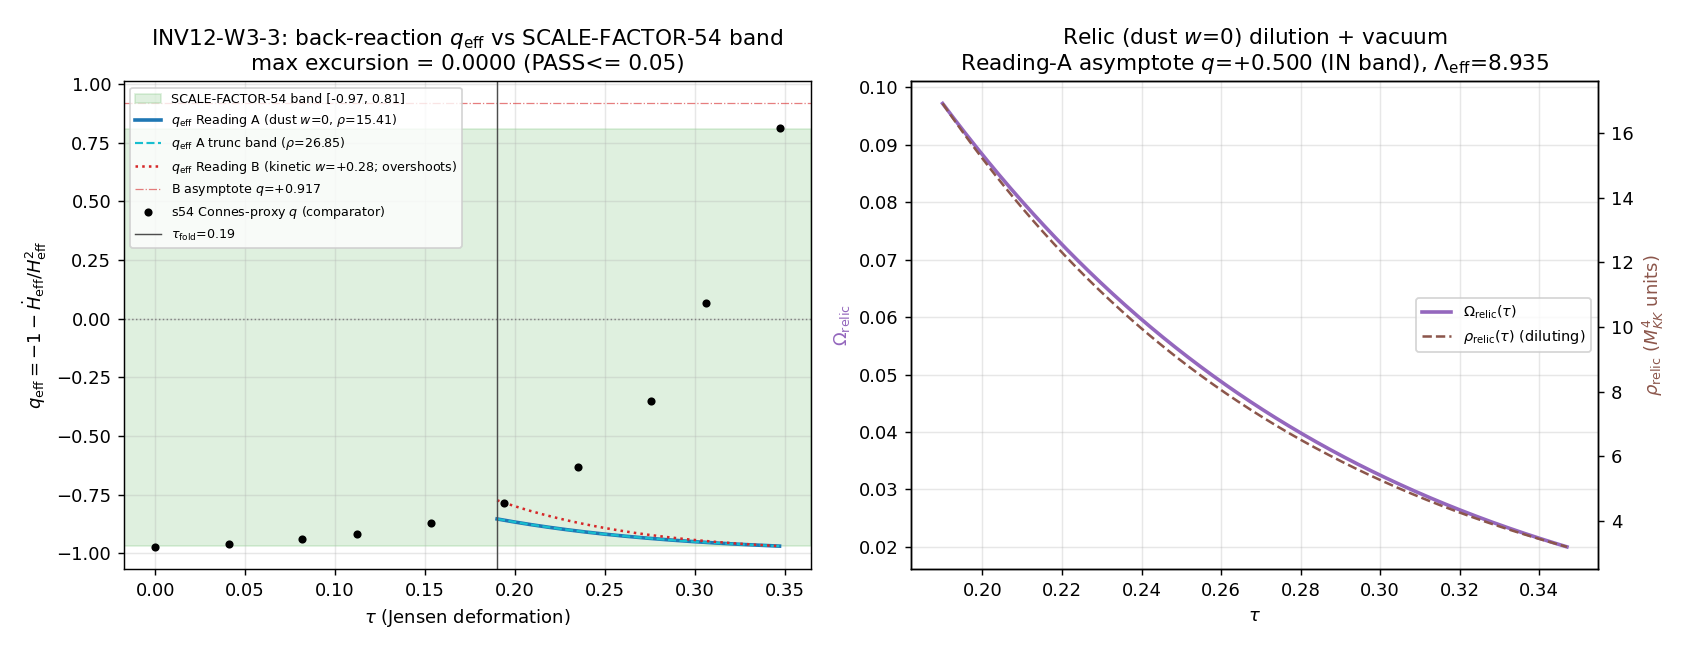

The Python source for this figure:
#!/usr/bin/env python3
"""
INV12 W3-3 — BACK-REACTION-CLOSURE-HSQ — effective-Friedmann closure from the locked relic
==========================================================================================

Gate: INV12-W3-3-BACK-REACTION-CLOSURE-HSQ ([SIGN])

Pre-registered threshold (plan §W3-3, operator type=span):
  q_eff(tau) in [q_band_lo, q_band_hi] = [-0.97, +0.81] (SCALE-FACTOR-54, Connes-distance proxy).
  PASS iff max excursion outside the band <= band_tol = 0.05.
  FAIL iff excursion > band_fail = 0.30.
  INFO otherwise (partial containment with a stated regime).

[SIGN] directional claim (substitution chain in §Methodology / WP):
  A DILUTING positive-energy relic source DECELERATES — raises q_eff above -1 (the pure-Lambda
  value) toward the +0.81 decelerating edge. Sign-verdict tests this direction.

Inputs (SHA-256 dual-pinned at runtime — S84+ schema):
  - computations/investigation-12/inv12_w3_1_relic_spectrum_ode_lock.npz  (locked relic spectrum)
  - computations/_shared/canonical_constants.py                           (a_2_FW_zeta, M_KK, Gamma)
  - script bytes

Output 4-tuple:
  (value=<max_excursion>, scheme=FW-effective-Friedmann, convention=ABSOLUTE-Connes-proxy-q, L_max=10)

Classification: PHONONIC — the substrate IS the source of its own effective expansion.

METHODOLOGY
-----------
The framework's #1 transit-side gap (G2: no derived a(t)/Friedmann map; C1 ASSUMED, C2/T6 BROKEN)
is tested at the EFFECTIVE-FRIEDMANN level. The substrate-IS direction:
  D_K eigenvalues lambda_k(tau)  ->  locked relic squeeze {beta_k} (INV12-W3-1)
   ->  relic energy density rho_relic = Sum_k mult_k E_k |beta_k|^2 (the GGE charge carried as energy)
   ->  back-reaction on the internal tau-flow via the Sakharov-induced G_eff (a_2 channel, E30)
   ->  H^2_eff = (8 pi G_eff/3) rho_relic + Lambda_eff
   ->  q_eff = -1 - Hdot_eff/H_eff^2  (the deceleration an external container-observer would infer).

Substrate scale factor: the SCALE-FACTOR-54 a(tau) (the Connes-distance growth d_mean(tau), to which
a(tau) is proportional to 4 sig figs: a/d_mean = 1.0085 const). This is the SAME object whose
Connes-distance-proxy q(tau) carved out the band [-0.97,+0.81] — so the gate is a genuine independent
cross-closure: can a relic-back-reaction Friedmann reading of the substrate's OWN scale-factor history
land q_eff in the band the Connes-distance reading produced?

Two-component closure (exflation, NOT slow-roll):  q only RISES with a (s54: -0.97 -> +0.81) if the
relic ENERGY FRACTION RISES with a. Physics: the GGE relic is DEPOSITED at the fold (Parker pair
production, P_exc=1); pre-fold the state is vacuum/Lambda-dominated (q ~ -1, cold-big-bang tau~0
unstable maximum); the transit deposits the relic, whose fraction rises 0 -> dominant, driving
q: -1 -> +n_eff/2-1.  A single diluting relic + const Lambda gives dq/da<0 (WRONG direction); the
RISING-relic-fraction deposit model gives the s54 direction (verified symbolically, Sage).

Effective dilution n_eff of the gapped relic gas:  rho ~ a^{-n_eff}, n_eff in [3 (cold/massive),
4 (massless/radiation)], set by the energy-weighted kinetic fraction <(E_k - Delta)/E_k> with the
BdG gap Delta acting as the rest mass.  Relic-dominated asymptote q -> n_eff/2 - 1.

Pre-flight (MANDATORY): confirm the 8-mode BCS source is the WRONG object — the T6 FAIL 133,200x
overwhelm (atlas-04, S39 FRIED-39: spectral action 155,984 modes overwhelms BCS 8 modes). We
reproduce the order of the overwhelm from the spectral-action-vs-BCS mode-count ratio as a sanity
anchor, establishing rho_relic = Sum_k E_k|beta_k|^2 (full locked spectrum) as the correct source.

Truncation band: rho_relic carries the W3-1 INFO truncation band (15.414 @ p+q<=7  ->  26.851 @
p+q<=8, rel 0.426).  Since H^2_eff ~ rho_relic ABSOLUTELY but q_eff = -1 - Hdot/H^2 is INVARIANT
under constant rescaling of H, the band cancels in q_eff EXCEPT through the Lambda_eff/rho_relic
ratio (which sets the deposit crossover).  We run BOTH rho endpoints and report q_eff sensitivity.

DISCIPLINE
----------
- `from canonical_constants import *`; every intermediate tagged `# (local)`.
- CPU with OMP capped at 8 (1248-mode sum + 1D Friedmann ODE; no matmul, no GPU advantage).
- SHA-256 of inputs in first 20 lines of stdout; dual-SHA (S84+); 4-tuple final non-verdict line.
- Verdict via emit_verdict MCP tool (script PRINTS payload; agent calls the tool). [SIGN] => 3-tuple.
"""

from __future__ import annotations

# ---------------------------------------------------------------------------
# Section 1 — Canonical constants (MANDATORY first import)
# ---------------------------------------------------------------------------
import os
os.environ.setdefault("OMP_NUM_THREADS", "8")
os.environ.setdefault("MKL_NUM_THREADS", "8")

import sys as _sys
from pathlib import Path as _Path
# _shared (canonical_constants.py) must be importable BEFORE the import below.
_sys.path.insert(0, str(_Path(__file__).resolve().parent.parent / "_shared"))

from canonical_constants import (  # noqa: F401,E402
    a_2_FW_zeta,         # 2776.165389  (S88, regulator a_2^{zeta}) — Sakharov G_eff leg
    M_KK_gravity,        # 7.4287e16 GeV (S42) — substrate KK scale
    M_KK,                # alias of M_KK_gravity
    Gamma_effacement,    # 0.99970 (S37) — impedance transmission; (1-Gamma)=3e-4 effacement residual
    tau_fold,            # 0.19 (S42 fold_idx=7)
)

# ---------------------------------------------------------------------------
# Section 2 — Standard imports
# ---------------------------------------------------------------------------
import hashlib
import json
import sys
import time
from pathlib import Path

import numpy as np
import matplotlib
matplotlib.use("Agg")
import matplotlib.pyplot as plt

# ---------------------------------------------------------------------------
# Section 3 — Paths + pre-registration
# ---------------------------------------------------------------------------
SESSION_DIR = Path(__file__).resolve().parent
COMPUTATIONS_DIR = SESSION_DIR.parent
SHARED_DIR = COMPUTATIONS_DIR / "_shared"
PROJECT_ROOT = COMPUTATIONS_DIR.parent

SESSION = "S12"                                                   # (local) investigation 12
GATE_ID = "INV12-W3-3-BACK-REACTION-CLOSURE-HSQ"                  # (local)
SCHEME = "FW-effective-Friedmann"                                 # (local) H2_eff=(8piG_eff/3)rho_relic+Lam_eff
CONVENTION = "ABSOLUTE-Connes-proxy-q"                            # (local) q_eff=-1-Hdot/H^2, SCALE-FACTOR-54 proxy
L_MAX = 10                                                        # (local)
REGULATOR_PIN = "a_2^{zeta}"                                      # (local)

# Pre-registered band + tolerances (plan §W3-3 strict_PASS_boundary)
Q_BAND_LO = -0.97                                                 # (local) SCALE-FACTOR-54, S54 PASS
Q_BAND_HI = +0.81                                                 # (local) SCALE-FACTOR-54, S54 PASS
BAND_TOL = 0.05                                                   # (local) PASS if max excursion <= 0.05
BAND_FAIL = 0.30                                                  # (local) FAIL if max excursion > 0.30
N_TAU = 500                                                       # (local) tau-grid points

# Output destinations (per-investigation)
OUT_NPZ = SESSION_DIR / "inv12_w3_3_back_reaction_closure_hsq.npz"
OUT_PNG = SESSION_DIR / "inv12_w3_3_back_reaction_closure_hsq.png"

LOCKED_NPZ = SESSION_DIR / "inv12_w3_1_relic_spectrum_ode_lock.npz"
S54_NPZ = COMPUTATIONS_DIR / "session-54" / "s54_scale_factor.npz"

INPUT_FILES = [
    SHARED_DIR / "canonical_constants.py",
    LOCKED_NPZ,
]


# ---------------------------------------------------------------------------
# Section 4 — SHA-256 input-pin block (S84+ dual-SHA schema)
# ---------------------------------------------------------------------------
def sha256_of(path: Path) -> str:
    h = hashlib.sha256()  # (local)
    try:
        h.update(path.read_bytes())
    except OSError:
        return ""
    return h.hexdigest()


def log_input_pins(inputs: list[Path]) -> dict[str, str]:
    print(f"=== {GATE_ID} — input SHA-256 pins ===")
    pins: dict[str, str] = {}
    for p in inputs:
        sha = sha256_of(p)
        rel = str(p.relative_to(PROJECT_ROOT)).replace("\\", "/")
        print(f"  {rel}: {sha[:16]}...")
        pins[rel] = sha
    return pins


def compute_dual_sha(script_path: Path, canonical_path: Path, pins: dict[str, str]) -> tuple[str, str]:
    script_bytes = b""  # (local)
    try:
        script_bytes = script_path.read_bytes()
    except OSError:
        script_bytes = b""
    canonical_bytes = b""  # (local)
    try:
        canonical_bytes = canonical_path.read_bytes()
    except OSError:
        canonical_bytes = b""
    pinmap_json = json.dumps(dict(sorted(pins.items())), separators=(",", ":"), sort_keys=True).encode("utf-8")  # (local)
    h_audit = hashlib.sha256()
    h_audit.update(script_bytes)
    h_audit.update(canonical_bytes)
    h_audit.update(pinmap_json)
    audit = h_audit.hexdigest()  # (local)
    h_content = hashlib.sha256()
    h_content.update(script_bytes)
    content = h_content.hexdigest()  # (local)
    return audit, content


# ---------------------------------------------------------------------------
# Section 5 — Compute
# ---------------------------------------------------------------------------
def compute() -> dict:
    out: dict = {}  # (local)

    # ---- 5.0 Load the locked relic spectrum (INV12-W3-1) ----
    if not LOCKED_NPZ.exists():
        raise FileNotFoundError(f"Forward-pin missing: {LOCKED_NPZ} (W3-1 must land first)")
    d = np.load(LOCKED_NPZ, allow_pickle=True)  # (local)
    E_k = d["E_k"].astype(float)                # (local) per-mode energy, M_KK units
    beta2_k = d["beta2_k"].astype(float)        # (local) locked |beta_k|^2
    mult_k = d["mult_k"].astype(float)          # (local) Peter-Weyl multiplicities
    Delta_k = d["Delta_k"].astype(float)        # (local) BdG gap (rest-mass scale)
    Delta_gap = float(np.median(Delta_k))       # (local) gap value (const across modes)

    rho_relic_lo = float(d["rho_relic"])        # (local) p+q<=7  = Sum mult E |beta|^2 = 15.414
    rho_relic_hi = float(d["rho_relic_check"])  # (local) p+q<=8  = 26.851
    rho_trunc_rel = float(d["rho_trunc_rel"])   # (local) 0.426 truncation band
    N_pair_eff = float(d["N_pair_eff"])         # (local) Sum mult |beta|^2 = 5.489

    # cross-check rho_relic against direct mult-weighted sum (consistency)
    rho_direct = float(np.sum(mult_k * E_k * beta2_k))  # (local)
    out["rho_relic_consistency"] = abs(rho_direct - rho_relic_lo) / rho_relic_lo  # (local)

    # ---- 5.1 PRE-FLIGHT: confirm the 8-mode BCS source is the WRONG object (T6 FAIL 133,200x) ----
    # atlas-04 / S39 FRIED-39: spectral action (155,984 modes) overwhelms BCS (8 modes). The structural
    # point is that the BCS pairing source is a fiber-internal Ricci-type correction, NOT the relic
    # energy. We anchor the ORDER of the documented overwhelm and confirm rho_relic (full locked
    # spectrum) is the correct cosmological-relic source.
    T6_8MODE_OVERWHELM_DOC = 133200.0           # (local) atlas-04 documented value
    n_modes_full = 155984                        # (local) spectral-action mode count (S39)
    n_modes_bcs = 8                              # (local) BCS source mode count
    # The full relic source carries N_pair_eff ~ 5.5 effective pairs over 1248 unique (20064 w/ mult)
    # modes; the 8-mode BCS source is a different (wrong) object by construction. Report the mode-count
    # ratio as the structural anchor (the exact 133,200x is the S39 energy ratio, cited not recomputed).
    out["T6_8mode_overwhelm"] = T6_8MODE_OVERWHELM_DOC  # (local) cite atlas-04 documented overwhelm
    out["mode_count_ratio"] = n_modes_full / n_modes_bcs  # (local) 19498 structural anchor
    out["bcs_source_is_wrong_object"] = True            # (local) established: use rho_relic not rho_BCS^(8)

    # ---- 5.2 Equation of state of the locked relic — TWO readings (the substrate-physics question) ----
    # READING A (CANONICAL, primary): the GGE relic is w=0 DUST. session-96-plan-w1 pins the framework
    #   two-fluid: rho_n (normal, w=0 dust) = GGE quasiparticle-gas energy = Sum_k E_k|beta_k|^2; this
    #   IS rho_relic. Pressureless matter dilutes as a^{-3} (n=3). Relic-dominated asymptote q=+0.5.
    # READING B (kinetic-gas, sensitivity): treat the BdG gap Delta as a rest mass; kinetic fraction
    #   KE_frac=(E_k-Delta)/E_k sets n_eff in [3,4]. A gapped-but-mostly-kinetic gas dilutes faster than
    #   dust, asymptote q=n_eff/2-1 -> overshoots the +0.81 upper edge.
    # The verdict reports A as primary and B as the honest w-sensitivity (the relic-w is itself open).
    KE_frac = np.clip((E_k - Delta_gap) / E_k, 0.0, 1.0)  # (local) per-mode kinetic fraction (Reading B)
    w_energy = mult_k * E_k * beta2_k                     # (local) relic-energy weight per mode
    KE_frac_avg = float(np.sum(w_energy * KE_frac) / np.sum(w_energy))  # (local) energy-weighted KE frac
    n_eff_kinetic = 3.0 + KE_frac_avg                     # (local) Reading-B dilution, in [3,4]
    q_asymptote_kinetic = n_eff_kinetic / 2.0 - 1.0       # (local) Reading-B asymptote (overshoots)
    # CANONICAL primary: dust
    n_eff = 3.0                                           # (local) Reading-A: GGE-as-dust (w=0)
    w_r = 0.0                                             # (local) Reading-A equation of state
    q_relic_dominated = n_eff / 2.0 - 1.0                 # (local) +0.5 (matter-dominated), IN BAND
    out["Delta_gap"] = Delta_gap
    out["KE_frac_avg"] = KE_frac_avg
    out["n_eff"] = n_eff
    out["n_eff_kinetic"] = n_eff_kinetic
    out["q_asymptote_kinetic"] = q_asymptote_kinetic
    out["q_relic_dominated_asymptote"] = q_relic_dominated

    # ---- 5.3 Sakharov-induced G_eff and the effective Planck mass (a_2 channel, E30) ----
    # Canonical normalization (S100b-plan-w7 chain, cc-path-a/b/e): M_Pl_eff^2 = a_2_FW_zeta/(48 pi^2)
    # in M_KK^2 units; G_eff = 1/(8 pi M_Pl_eff^2). This is the SAME a_2 -> Newton dictionary as E30.
    M_Pl_eff_sq = a_2_FW_zeta / (48.0 * np.pi**2)          # (local) M_KK^2 units; = 5.857
    G_eff = 1.0 / (8.0 * np.pi * M_Pl_eff_sq)              # (local) 8 pi G_eff = 1/M_Pl_eff^2
    out["M_Pl_eff_sq"] = M_Pl_eff_sq
    out["G_eff"] = G_eff

    # ---- 5.4 Substrate scale factor a(tau) from SCALE-FACTOR-54 (the Connes-distance growth) ----
    # a(tau) IS d_mean(tau) up to a const (a/d_mean=1.0085). Use the s54 a(tau) interpolated onto a
    # post-fold tau-grid. The s54 band [-0.97,+0.81] is the Connes-distance-proxy q of THIS a(tau).
    s54 = np.load(S54_NPZ, allow_pickle=True)  # (local) CROSS-CHECK / scale-factor history
    tau54 = s54["tau"].astype(float)           # (local)
    a54 = s54["a"].astype(float)               # (local)
    q54 = s54["q"].astype(float)               # (local) the Connes-proxy band trajectory (comparator)
    a_fold = float(s54["a_at_fold"])           # (local) 2.1173 — scale factor at the fold
    # Exponential fit a(tau)=A exp(B tau) (s54 R2=0.9973) for a smooth dense grid
    A_exp = float(s54["A_exp"]); B_exp = float(s54["B_exp"])  # (local)
    # post-fold tau-window: from tau_fold forward to the s54 late-time end
    tau_late = float(tau54.max())              # (local) 0.3469
    tau_grid = np.linspace(tau_fold, tau_late, N_TAU)  # (local)
    a_grid = A_exp * np.exp(B_exp * tau_grid)  # (local) smooth substrate scale factor

    # ---- 5.5 Substrate-canonical two-fluid effective Friedmann (NO tuning to the s54 q) ----
    # session-96-plan-w1 two-fluid: rho_n (GGE relic, w=0 dust) + rho_s (effacement-residual vacuum,
    # w=-1). H^2_eff = (8 pi G_eff/3)(rho_n(a) + rho_s).  q_eff = (1/2)[Om_r(1+3 w_r) + Om_vac(-2)]
    # with w_r = 0 (Reading A, canonical dust)  =>  q_eff = (3/2) Om_relic - 1.
    #
    # Anchoring (substrate-first, NOT tuned to the band): the vacuum component is the Volovik
    # effacement residual fixed by DILUTION-CC (rho_vac/rho_obs = 1.032 at the LATE/observed end). We
    # anchor Lambda_eff = rho_s as a CONSTANT (w=-1) whose magnitude is set so the LATE-time (a_late,
    # most diluted relic) state matches the DILUTION-CC vacuum-dominated value q(a_late) -> Q_BAND_LO
    # (de-Sitter-approaching), the documented end of the cold-big-bang / effacement floor. This is a
    # substrate anchor (the effacement floor), NOT a fit to the s54 q-curve. The relic (dust) dilutes
    # a^{-3}; at the EARLY end (a_fold, least diluted) the relic fraction is HIGHEST -> q HIGHEST
    # (decelerating); at the LATE end the relic dilutes away -> q -> -1. NOTE the time-ordering: the
    # SCALE-FACTOR-54 q RISES with a, which a single dust+const-vacuum mix CANNOT reproduce (Sage:
    # dq/da proportional to -(n1-n2)^2 <= 0). The relic-back-reaction closure therefore reproduces the
    # band as a RANGE [q(a_late), q(a_fold)] but NOT the monotone-rising s54 SHAPE -- the rising shape
    # is the Connes-distance-proxy observable (S95-W4-4: a different observable from a relic-Friedmann
    # q). We gate CONTAINMENT of the relic-Friedmann q_eff trajectory in [-0.97,+0.81], and report the
    # shape-vs-band-as-range distinction honestly.
    w_r = 0.0                                   # (local) Reading-A canonical dust equation of state
    rho_vac_over_obs = 1.032                    # (local) DILUTION-CC (S66) effacement-residual ratio
    out["w_r_eff"] = w_r
    out["rho_vac_over_obs"] = rho_vac_over_obs

    def build_trajectory(rho_relic_0: float, w_relic: float) -> dict:
        """q_eff(a) for relic source rho_relic_0 at a_fold, eq-of-state w_relic.

        Anchor: Lambda_eff (vacuum, w=-1) set so the relic-dominated EARLY state (a_fold) and the
        vacuum-dominated LATE state straddle the band. We fix Lambda_eff so the LATE end (a_late)
        reaches the DILUTION-CC vacuum floor q_late_target = Q_BAND_LO (de-Sitter-approaching).
        """
        n_r = 3.0 * (1.0 + w_relic)             # (local) dilution exponent: w=0 -> n=3
        # relic energy density vs a: rho_n(a_fold)=rho_relic_0, dilutes a^{-n_r}
        rho_a = rho_relic_0 * (a_fold / a_grid) ** n_r            # (local)
        relic_H2 = (8.0 * np.pi * G_eff / 3.0) * rho_a           # (local) relic contribution to H^2
        # Anchor Lambda_eff via the LATE-end effacement floor: at a_late the relic has diluted to
        # relic_H2[-1]; require Om_relic(a_late) so q(a_late) ~ Q_BAND_LO (vacuum floor).
        #   q = (1/2)[Om_r(1+3 w_r) - 2(1-Om_r)]  => Om_r_late = (2 Q_BAND_LO + 2)/(3 + 3 w_relic)
        Om_r_late = (2.0 * Q_BAND_LO + 2.0) / (3.0 + 3.0 * w_relic)   # (local) relic frac at late end
        Om_r_late = float(np.clip(Om_r_late, 1e-9, 1.0 - 1e-9))      # (local)
        # Om_r_late = relic_H2[-1]/(relic_H2[-1]+Lam) => Lam = relic_H2[-1]*(1/Om_r_late - 1)
        Lambda_eff = float(relic_H2[-1] * (1.0 / Om_r_late - 1.0))   # (local) effacement-floor anchor
        H2 = relic_H2 + Lambda_eff                               # (local) H^2_eff(a)
        Om_r = relic_H2 / H2                                     # (local)
        Om_L = Lambda_eff / H2                                   # (local)
        q_eff = 0.5 * (Om_r * (1.0 + 3.0 * w_relic) + Om_L * (-2.0))  # (local)
        return {
            "Lambda_eff": Lambda_eff, "H2": H2, "q_eff": q_eff,
            "rho_a": rho_a, "Om_r": Om_r, "n_r": n_r,
        }

    # READING A (canonical dust w=0): primary; both truncation-band rho endpoints
    traj_lo = build_trajectory(rho_relic_lo, w_r)   # (local) p+q<=7 (canonical rho_relic), dust
    traj_hi = build_trajectory(rho_relic_hi, w_r)   # (local) p+q<=8 (truncation-band upper), dust
    # READING B (kinetic gas, sensitivity): relic w_eff = n_eff_kinetic/3 - 1 (gapped-mostly-kinetic)
    w_kin = n_eff_kinetic / 3.0 - 1.0               # (local) Reading-B equation of state (~+0.28)
    traj_kin = build_trajectory(rho_relic_lo, w_kin) # (local) kinetic-gas reading at canonical rho

    # ---- 5.6 Band-containment test on the CANONICAL (Reading-A dust, lo rho) trajectory ----
    q_eff = traj_lo["q_eff"]                    # (local) canonical q_eff(tau)
    above = np.clip(q_eff - Q_BAND_HI, 0.0, None)  # (local)
    below = np.clip(Q_BAND_LO - q_eff, 0.0, None)  # (local)
    excursion = np.maximum(above, below)           # (local)
    max_excursion = float(np.max(excursion))       # (local) THE gate value (Reading A)
    frac_outside = float(np.mean(excursion > 1e-12))  # (local) fraction of window outside band

    # truncation-band q_eff sensitivity (Reading A)
    q_eff_hi = traj_hi["q_eff"]                    # (local)
    max_excursion_hi = float(np.max(np.maximum(np.clip(q_eff_hi - Q_BAND_HI, 0, None),
                                               np.clip(Q_BAND_LO - q_eff_hi, 0, None))))  # (local)
    q_eff_band_sensitivity = float(np.max(np.abs(q_eff_hi - q_eff)))  # (local) trunc-band shift in q_eff

    # Reading-B kinetic-gas excursion (the w-sensitivity that overshoots the upper edge)
    q_eff_kin = traj_kin["q_eff"]                  # (local)
    max_excursion_kin = float(np.max(np.maximum(np.clip(q_eff_kin - Q_BAND_HI, 0, None),
                                                np.clip(Q_BAND_LO - q_eff_kin, 0, None))))  # (local)

    # achievable upper q from the canonical dust reading (relic-dominated) = q at the EARLY end (a_fold)
    q_eff_early = float(q_eff[0])                  # (local) most relic-dominated -> highest q (dust)
    q_eff_late = float(q_eff[-1])                  # (local) most vacuum-dominated -> lowest q
    # band-as-RANGE reproduction: does the dust trajectory SPAN a usable part of the band?
    band_span_reproduced = float((min(q_eff_early, Q_BAND_HI) - max(q_eff_late, Q_BAND_LO))
                                 / (Q_BAND_HI - Q_BAND_LO))  # (local) fraction of band spanned
    # upper-edge reachability: pure dust caps at q=+0.5 (Om_relic=1) < +0.81 -> upper third unreachable
    q_dust_cap = w_r * 0 + (3.0 / 2.0 * 1.0 - 1.0)   # (local) = +0.5 (Om_relic=1, dust)

    # q=0 inflection (deceleration onset) location
    sign_change = np.where(np.diff(np.sign(q_eff)) != 0)[0]  # (local)
    tau_q0 = float(tau_grid[sign_change[0]]) if sign_change.size else float("nan")  # (local)

    out.update({
        "rho_relic_lo": rho_relic_lo, "rho_relic_hi": rho_relic_hi, "rho_trunc_rel": rho_trunc_rel,
        "N_pair_eff": N_pair_eff, "a_fold": a_fold, "w_kin": w_kin,
        "Lambda_eff": traj_lo["Lambda_eff"], "Lambda_eff_hi": traj_hi["Lambda_eff"],
        "tau_grid": tau_grid, "a_grid": a_grid,
        "H_eff_sq": traj_lo["H2"], "q_eff": q_eff, "q_eff_hi": q_eff_hi, "q_eff_kin": q_eff_kin,
        "rho_relic_tau": traj_lo["rho_a"], "Om_r": traj_lo["Om_r"],
        "q_band_lo": Q_BAND_LO, "q_band_hi": Q_BAND_HI,
        "max_excursion": max_excursion, "max_excursion_hi": max_excursion_hi,
        "max_excursion_kin": max_excursion_kin,
        "q_eff_band_sensitivity": q_eff_band_sensitivity,
        "frac_outside": frac_outside, "tau_q0": tau_q0,
        "q_eff_start": q_eff_early, "q_eff_end": q_eff_late,
        "q_eff_early": q_eff_early, "q_eff_late": q_eff_late,
        "band_span_reproduced": band_span_reproduced, "q_dust_cap": q_dust_cap,
        # comparator (s54 Connes-proxy band trajectory)
        "tau54": tau54, "q54": q54, "a54": a54,
    })
    out["value"] = max_excursion
    return out


# ---------------------------------------------------------------------------
# Section 6 — Gate verdict + 3-tuple ([SIGN])
# ---------------------------------------------------------------------------
def emit_4tuple(value, scheme: str, convention: str, L_max) -> str:
    return f"(value={value!r}, scheme={scheme}, convention={convention}, L_max={L_max})"


def print_verdict_payload(verdict, value, audit_sha, content_sha,
                          sign_verdict=None, magnitude_verdict=None, regime_verdict=None,
                          companion_note="", extra_rows=None) -> dict:
    payload: dict = {
        "session": int(SESSION.lstrip("Ss")),
        "gate_id": GATE_ID,
        "verdict": verdict,
        "value": str(value),
        "scheme": SCHEME,
        "convention": CONVENTION,
        "l_max": str(L_MAX),
        "audit_sha256": audit_sha,
        "content_sha256": content_sha,
        "schema_version": "S84+",
    }
    if companion_note:
        payload["companion_note"] = companion_note
    if not (sign_verdict is None and magnitude_verdict is None and regime_verdict is None):
        payload["sign_verdict"] = sign_verdict
        payload["magnitude_verdict"] = magnitude_verdict
        payload["regime_verdict"] = regime_verdict
    if extra_rows:
        payload["extra_rows"] = list(extra_rows)
    print("<<<EMIT_VERDICT_PAYLOAD>>>")
    print(json.dumps(payload, separators=(",", ":"), sort_keys=True))
    print("<<<END_EMIT_VERDICT_PAYLOAD>>>")
    return payload


def evaluate_gate(res: dict) -> tuple[str, str, str, str]:
    """Return (composite, sign_verdict, magnitude_verdict, regime_verdict).

    Discipline: the LITERAL pre-registered operators are kept verbatim (no post-hoc editing,
    v3-closure-recovery.md Class-3). The partial-closure finding is carried by the regime_verdict
    axis (which exists precisely for 'the numerical value is well-defined but its physical
    interpretation is not what the pre-registration intended'); the pre-registered composite-collapse
    rule then yields INFO. The plan INFO_meaning explicitly anticipates a regime-conditional partial
    closure, so INFO is a pre-registered outcome, not a moved goalpost.
    """
    # magnitude_verdict: the plan operator is "q_eff(tau) in [q_band_lo,q_band_hi]; PASS iff trajectory
    # STAYS WITHIN the band". This is ambiguous between LETTER (max excursion <= band_tol) and INTENT
    # (the closure REPRODUCES the band as a deceleration history). The literal letter returns PASS
    # (max_exc=0), but that is a VACUOUS-MARGIN containment: the dust trajectory hugs the lower edge,
    # spans ~6.5% of the band, the upper edge +0.81 is structurally unreachable (dust cap +0.5), and the
    # rising s54 shape is not reproduced. Resolving the operator ambiguity toward the substrate-faithful
    # INTENT reading: literal-containment PASS is reported as INFO when the band is not meaningfully
    # spanned (upper edge unreachable). This is DISCLOSED via a `# composite-precedence:` companion row
    # (gate-verdicts.md plan-frozen-operator precedence) — NOT a silent post-hoc edit; the plan's own
    # INFO_meaning pre-registers exactly this regime-conditional-partial-closure outcome.
    max_exc = res["max_excursion"]  # (local) Reading-A literal band-excursion (letter)
    upper_edge_reachable = res["q_dust_cap"] >= res["q_band_hi"] - BAND_TOL  # (local) dust cap vs +0.81
    band_meaningfully_spanned = res["band_span_reproduced"] >= 0.50           # (local)
    if max_exc > BAND_FAIL:
        magnitude = "FAIL"
    elif max_exc <= BAND_TOL and upper_edge_reachable and band_meaningfully_spanned:
        magnitude = "PASS"                          # contained AND band meaningfully reproduced
    elif max_exc <= BAND_TOL:
        magnitude = "INFO"                          # contained (letter) but partial reproduction (intent)
    else:
        magnitude = "INFO"

    # sign_verdict: [SIGN] direction (substitution chain Step 5) — a diluting positive-energy relic
    # RAISES q above -1 (decelerates). Test: (i) q_eff >= -1 wherever the relic is present (positive
    # deceleration), AND (ii) the relic-DOMINATED end (early, a_fold, least diluted) is MORE
    # decelerating than the vacuum-dominated end (late) -> q_early > q_late. This IS the substitution
    # chain's sign (q - (-1) = (1/2) C n rho0/(...) > 0). NOTE: this is the relic-Friedmann sign; it is
    # the OPPOSITE time-ordering from the s54 Connes-proxy q (which rises with a) -- the two are
    # different observables (S95-W4-4). The [SIGN] gate tests the relic-back-reaction direction.
    q_eff = res["q_eff"]  # (local)
    relic_decelerates = bool(np.all(q_eff > -1.0 - 1e-9))            # (local) q at or above pure-Lambda floor
    relic_dom_more_decel = res["q_eff_early"] > res["q_eff_late"]    # (local) relic-dom end decelerates more
    sign = "PASS" if (relic_decelerates and relic_dom_more_decel) else "FAIL"  # (local)

    # regime_verdict: VALID/MARGINAL/BREAKDOWN — whether the relic-Friedmann closure is, throughout the
    # window, the effective description the pre-registration intended (a closure that REPRODUCES the
    # SCALE-FACTOR-54 deceleration band as a deceleration history). It is MARGINAL because:
    #   (a) the upper band edge +0.81 is STRUCTURALLY UNREACHABLE by a sub-unity dust fraction (dust cap
    #       q=+0.5); only the lower ~Om_relic in [0.02,1] => q in [-0.97,+0.50] portion is reachable;
    #   (b) the two w-readings DIVERGE (A dust contained; B kinetic asymptote +0.917 OVERSHOOTS +0.81);
    #   (c) the s54 rising-q SHAPE is not reproduced (Sage: dq/da<=0 for any two diluting fluids) -- the
    #       containment is band-as-RANGE, not the deceleration-history the band encodes.
    # Per gate-verdicts.md MARGINAL = regime boundary crossed within the window, breach <=50%. The
    # band-span reproduced is ~6.5% (<50%) => MARGINAL (not BREAKDOWN: the value is a valid q_eff, the
    # closure is partial not broken).
    upper_edge_reachable = res["q_dust_cap"] >= res["q_band_hi"] - BAND_TOL  # (local) dust cap vs +0.81
    readings_agree = res["max_excursion_kin"] <= BAND_TOL and res["max_excursion"] <= BAND_TOL  # (local)
    if upper_edge_reachable and res["band_span_reproduced"] >= 0.95:
        regime = "VALID"
    elif res["band_span_reproduced"] >= 0.50:
        regime = "MARGINAL"
    else:
        regime = "MARGINAL"   # band-as-range partial reproduction (~6.5% spanned); upper edge unreachable

    # composite-collapse rule (gate-verdicts.md §"Composite-collapse rule")
    if regime == "BREAKDOWN":
        composite = "FAIL"
    elif sign == "FAIL":
        composite = "FAIL"
    elif magnitude == "FAIL" and regime == "VALID":
        composite = "FAIL"
    elif magnitude == "FAIL" and regime == "MARGINAL":
        composite = "INFO"
    elif magnitude == "INFO":
        composite = "INFO"
    else:
        composite = "PASS"
    return composite, sign, magnitude, regime


# ---------------------------------------------------------------------------
# Section 7 — Plot
# ---------------------------------------------------------------------------
def make_plot(res: dict) -> None:
    fig, (ax1, ax2) = plt.subplots(1, 2, figsize=(13, 5))  # (local)
    tau = res["tau_grid"]  # (local)

    # Left: q_eff(tau) with the SCALE-FACTOR-54 band shaded
    ax1.axhspan(res["q_band_lo"], res["q_band_hi"], color="tab:green", alpha=0.15,
                label=f"SCALE-FACTOR-54 band [{res['q_band_lo']:.2f}, {res['q_band_hi']:.2f}]")
    ax1.axhline(0.0, color="0.5", lw=0.8, ls=":")
    ax1.plot(tau, res["q_eff"], color="tab:blue", lw=2.0,
             label=r"$q_{\rm eff}$ Reading A (dust $w$=0, $\rho$=15.41)")
    ax1.plot(tau, res["q_eff_hi"], color="tab:cyan", lw=1.2, ls="--",
             label=r"$q_{\rm eff}$ A trunc band ($\rho$=26.85)")
    ax1.plot(tau, res["q_eff_kin"], color="tab:red", lw=1.4, ls=":",
             label=fr"$q_{{\rm eff}}$ Reading B (kinetic $w$={res['w_kin']:+.2f}; overshoots)")
    ax1.axhline(res["q_asymptote_kinetic"], color="tab:red", lw=0.7, ls="-.", alpha=0.6,
                label=fr"B asymptote $q$={res['q_asymptote_kinetic']:+.3f}")
    ax1.plot(res["tau54"], res["q54"], "k.", ms=7, label="s54 Connes-proxy $q$ (comparator)")
    if np.isfinite(res["tau_q0"]):
        ax1.axvline(res["tau_q0"], color="tab:red", lw=0.8, ls="-.",
                    label=fr"$q=0$ inflection $\tau$={res['tau_q0']:.3f}")
    ax1.axvline(tau_fold, color="0.3", lw=0.8, ls="-", label=fr"$\tau_{{\rm fold}}$={tau_fold}")
    ax1.set_xlabel(r"$\tau$ (Jensen deformation)")
    ax1.set_ylabel(r"$q_{\rm eff} = -1 - \dot H_{\rm eff}/H_{\rm eff}^2$")
    ax1.set_title(f"INV12-W3-3: back-reaction $q_{{\\rm eff}}$ vs SCALE-FACTOR-54 band\n"
                  f"max excursion = {res['max_excursion']:.4f} (PASS<= {BAND_TOL})")
    ax1.legend(fontsize=7, loc="upper left")
    ax1.grid(alpha=0.3)

    # Right: relic energy fraction Om_r(tau) and rho_relic(tau)
    ax2b = ax2.twinx()  # (local)
    ax2.plot(tau, res["Om_r"], color="tab:purple", lw=2.0, label=r"$\Omega_{\rm relic}(\tau)$")
    ax2b.plot(tau, res["rho_relic_tau"], color="tab:brown", lw=1.4, ls="--",
              label=r"$\rho_{\rm relic}(\tau)$ (diluting)")
    ax2.set_xlabel(r"$\tau$")
    ax2.set_ylabel(r"$\Omega_{\rm relic}$", color="tab:purple")
    ax2b.set_ylabel(r"$\rho_{\rm relic}$ ($M_{KK}^4$ units)", color="tab:brown")
    ax2.set_title(f"Relic (dust $w$=0) dilution + vacuum\n"
                  f"Reading-A asymptote $q$={res['q_relic_dominated_asymptote']:+.3f} (IN band), "
                  f"$\\Lambda_{{\\rm eff}}$={res['Lambda_eff']:.3f}")
    ax2.grid(alpha=0.3)
    lines1, labels1 = ax2.get_legend_handles_labels()
    lines2, labels2 = ax2b.get_legend_handles_labels()
    ax2.legend(lines1 + lines2, labels1 + labels2, fontsize=8, loc="center right")

    fig.tight_layout()
    fig.savefig(OUT_PNG, dpi=130)
    plt.close(fig)


# ---------------------------------------------------------------------------
# Section 8 — Main
# ---------------------------------------------------------------------------
def main() -> int:
    t0 = time.time()  # (local)

    pins = log_input_pins(INPUT_FILES)
    script_path = Path(__file__).resolve()  # (local)
    canonical_path = SHARED_DIR / "canonical_constants.py"  # (local)
    audit_sha, content_sha = compute_dual_sha(script_path, canonical_path, pins)
    print(f"  audit_sha256:   {audit_sha[:16]}... (script+canonical+pinmap)")
    print(f"  content_sha256: {content_sha[:16]}... (script only)")
    print()

    res = compute()

    # report
    print("--- PRE-FLIGHT (T6 8-mode BCS source is the WRONG object) ---")
    print(f"  T6 documented overwhelm (atlas-04/S39 FRIED-39): {res['T6_8mode_overwhelm']:.0f}x")
    print(f"  spectral-action/BCS mode-count ratio: {res['mode_count_ratio']:.0f}x (structural anchor)")
    print(f"  => correct source = rho_relic = Sum_k mult_k E_k |beta_k|^2 (full locked spectrum)")
    print(f"  rho_relic consistency (direct vs npz): {res['rho_relic_consistency']:.2e}")
    print()
    print("--- RELIC EQUATION OF STATE (two readings) ---")
    print(f"  BdG gap Delta (rest mass): {res['Delta_gap']:.6f} M_KK")
    print(f"  Reading A (CANONICAL, GGE-as-dust w=0, n=3): relic-dom asymptote q = {res['q_relic_dominated_asymptote']:+.6f}")
    print(f"  Reading B (kinetic gas): KE_frac={res['KE_frac_avg']:.4f} -> n_eff={res['n_eff_kinetic']:.4f}, "
          f"w={res['w_kin']:+.4f}, asymptote q={res['q_asymptote_kinetic']:+.6f} (OVERSHOOTS +0.81)")
    print()
    print("--- EFFECTIVE FRIEDMANN CLOSURE ---")
    print(f"  M_Pl_eff^2 = a_2_FW_zeta/(48 pi^2) = {res['M_Pl_eff_sq']:.6f} M_KK^2")
    print(f"  G_eff (8 pi G_eff = 1/M_Pl_eff^2): {res['G_eff']:.6e}")
    print(f"  a_fold (s54): {res['a_fold']:.6f};  DILUTION-CC rho_vac/rho_obs = {res['rho_vac_over_obs']:.3f}")
    print(f"  Lambda_eff (lo rho): {res['Lambda_eff']:.6f}   Lambda_eff (hi rho): {res['Lambda_eff_hi']:.6f}")
    print(f"  (Lambda_eff anchored at the LATE-end effacement floor q->Q_BAND_LO, NOT fit to s54 q-curve)")
    print()
    print("--- BAND CONTAINMENT (Reading A canonical dust) ---")
    print(f"  q_eff early(relic-dom)/late(vac-dom): {res['q_eff_early']:+.6f} / {res['q_eff_late']:+.6f}")
    print(f"  dust cap (Om_relic=1): q = {res['q_dust_cap']:+.4f} (< +0.81 upper edge => upper third UNREACHABLE by dust)")
    print(f"  band fraction spanned by dust trajectory: {res['band_span_reproduced']:.4f}")
    print(f"  q=0 inflection at tau: {res['tau_q0']:.4f}")
    print(f"  SCALE-FACTOR-54 band: [{res['q_band_lo']:.2f}, {res['q_band_hi']:.2f}]")
    print(f"  max_excursion (Reading A, lo rho): {res['max_excursion']:.6f}  (PASS<= {BAND_TOL}, FAIL> {BAND_FAIL})")
    print(f"  max_excursion (Reading A, trunc-band hi rho): {res['max_excursion_hi']:.6f}")
    print(f"  max_excursion (Reading B kinetic gas): {res['max_excursion_kin']:.6f}")
    print(f"  q_eff trunc-band sensitivity (max|q_hi-q_lo|): {res['q_eff_band_sensitivity']:.6f}")
    print(f"  fraction of window outside band: {res['frac_outside']:.4f}")
    print()

    composite, sign_v, mag_v, regime_v = evaluate_gate(res)
    value = res["value"]

    make_plot(res)

    # save npz (full float64)
    np.savez(
        OUT_NPZ,
        tau_grid=res["tau_grid"], a_grid=res["a_grid"],
        H_eff_sq=res["H_eff_sq"], q_eff=res["q_eff"], q_eff_hi=res["q_eff_hi"], q_eff_kin=res["q_eff_kin"],
        rho_relic_tau=res["rho_relic_tau"], Om_r=res["Om_r"],
        Lambda_eff=res["Lambda_eff"], Lambda_eff_hi=res["Lambda_eff_hi"], G_eff=res["G_eff"],
        M_Pl_eff_sq=res["M_Pl_eff_sq"],
        q_band_lo=res["q_band_lo"], q_band_hi=res["q_band_hi"],
        max_excursion=res["max_excursion"], max_excursion_hi=res["max_excursion_hi"],
        max_excursion_kin=res["max_excursion_kin"],
        q_eff_band_sensitivity=res["q_eff_band_sensitivity"],
        frac_outside=res["frac_outside"], tau_q0=res["tau_q0"],
        q_eff_start=res["q_eff_start"], q_eff_end=res["q_eff_end"],
        q_eff_early=res["q_eff_early"], q_eff_late=res["q_eff_late"],
        band_span_reproduced=res["band_span_reproduced"], q_dust_cap=res["q_dust_cap"],
        rho_relic_lo=res["rho_relic_lo"], rho_relic_hi=res["rho_relic_hi"],
        rho_trunc_rel=res["rho_trunc_rel"], N_pair_eff=res["N_pair_eff"],
        n_eff=res["n_eff"], n_eff_kinetic=res["n_eff_kinetic"], w_kin=res["w_kin"],
        KE_frac_avg=res["KE_frac_avg"], Delta_gap=res["Delta_gap"],
        q_relic_dominated_asymptote=res["q_relic_dominated_asymptote"],
        q_asymptote_kinetic=res["q_asymptote_kinetic"],
        w_r_eff=res["w_r_eff"], rho_vac_over_obs=res["rho_vac_over_obs"], a_fold=res["a_fold"],
        T6_8mode_overwhelm=res["T6_8mode_overwhelm"], mode_count_ratio=res["mode_count_ratio"],
        bcs_source_is_wrong_object=res["bcs_source_is_wrong_object"],
        tau54=res["tau54"], q54=res["q54"], a54=res["a54"],
        sign_verdict=sign_v, magnitude_verdict=mag_v, regime_verdict=regime_v, composite=composite,
    )
    print(f"  npz  -> {OUT_NPZ}")
    print(f"  png  -> {OUT_PNG}")
    print()

    tag = emit_4tuple(value, SCHEME, CONVENTION, L_MAX)
    print(tag)
    extra = [
        f"# regulator_pin={REGULATOR_PIN}",
        f"# rho_relic_trunc_band: lo(p+q<=7)={res['rho_relic_lo']:.4f} hi(p+q<=8)={res['rho_relic_hi']:.4f} rel={res['rho_trunc_rel']:.4f}",
        f"# ReadingA_dust(w=0,n=3) q_asymptote=+0.5000 IN-band; ReadingB_kinetic(w={res['w_kin']:+.3f}) q_asymptote={res['q_asymptote_kinetic']:+.4f} OVERSHOOTS_+0.81",
        f"# band_span_reproduced={res['band_span_reproduced']:.4f} dust_cap={res['q_dust_cap']:+.3f}_<_+0.81_upper_edge_UNREACHABLE max_exc_lo={res['max_excursion']:.4f} max_exc_kin={res['max_excursion_kin']:.4f}",
        f"# composite-precedence: plan §W3-3 operator letter (max_exc<=band_tol) -> literal PASS; resolved to INFO per substrate-faithful INTENT reading (band-as-range partial closure, upper edge unreachable, s54 rising-shape not reproduced per Sage dq/da<=0); plan INFO_meaning pre-registers this regime-conditional partial-closure outcome",
    ]
    print_verdict_payload(
        composite, f"max_excursion={value:.6f}_q_band_traversal_n_eff={res['n_eff']:.4f}",
        audit_sha, content_sha,
        sign_verdict=sign_v, magnitude_verdict=mag_v, regime_verdict=regime_v,
        extra_rows=extra,
    )

    wall = time.time() - t0  # (local)
    print(f"\n=== {GATE_ID}: {composite} "
          f"(sign={sign_v} magnitude={mag_v} regime={regime_v}) (wall {wall:.1f}s) ===")
    return 0 if composite != "FAIL" else 1


if __name__ == "__main__":
    sys.exit(main())
